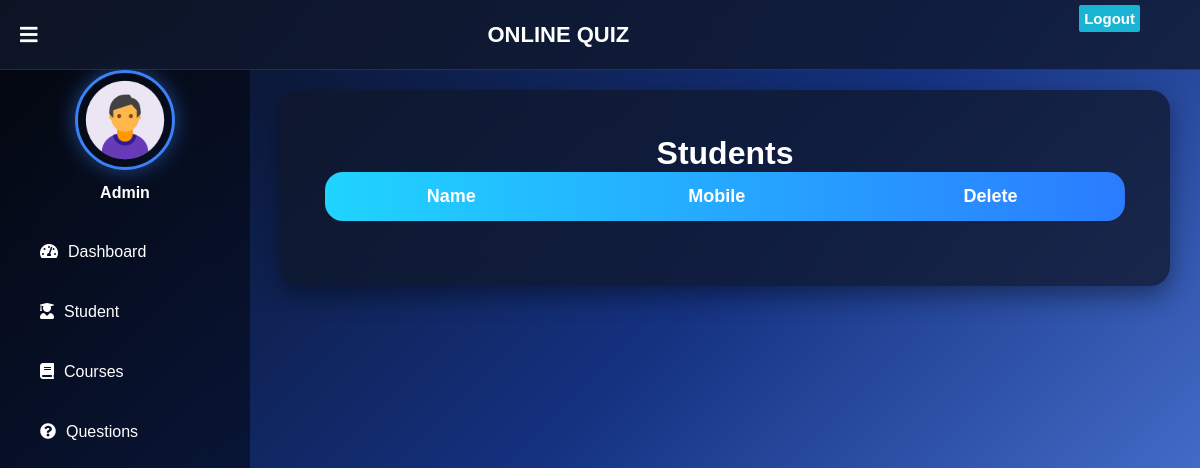
/admin-view-student (signed in), run on an earlier commit of the app's database.
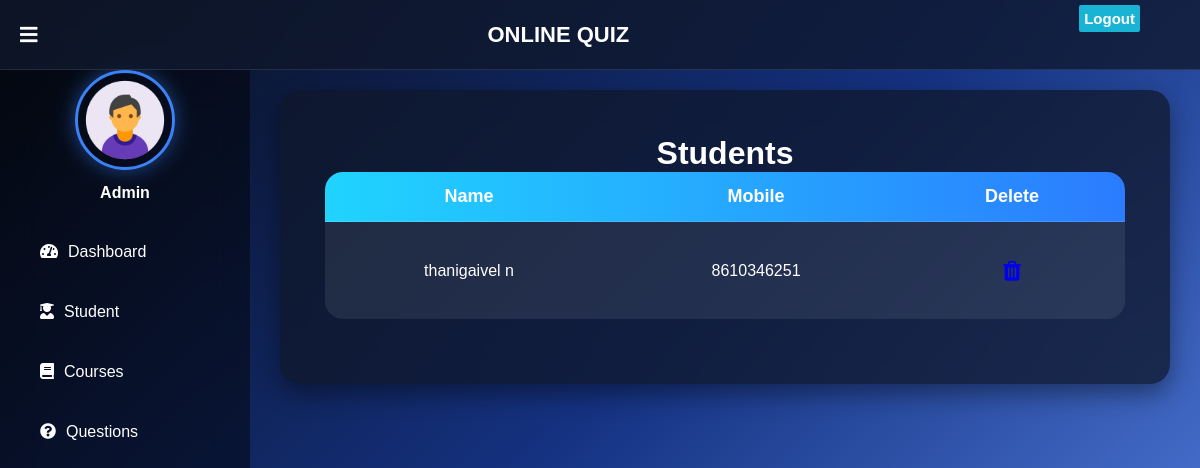
And on a later commit of the database.
### student/models.py (models this page shows, shortened)
class Student(models.Model):
    user=models.OneToOneField(User,on_delete=models.CASCADE)
    profile_pic= models.ImageField(upload_to='profile_pic/Student/',null=True,blank=True,default="")
    address = models.CharField(max_length=40,blank=True,null=True)
    mobile = models.CharField(max_length=20,null=False)
    @property
    def get_name(self):
        return self.user.first_name+" "+self.user.last_name

### quiz/views.py (the view)
# urls.py: path('admin-view-student', views.admin_view_student_view, name='admin-view-student'),
@login_required(login_url='adminlogin')
@user_passes_test(is_admin)
def admin_view_student_view(request):
    students= SMODEL.Student.objects.all()
    return render(request,'quiz/admin_view_student.html',{'students':students})

### quiz/views.py (called while the page is built)
def is_admin(user):
    return user.is_superuser

### templates/quiz/admin_view_student.html (shortened to what this page needs)
{% extends 'quiz/adminbase.html' %}
{% block content %}
{%load static%}
<head>
</head>
<div class="container-fluid">
  <div class="row">
    <div class="col-lg-8 col-md-10 mx-auto">
  <div class="panel panel-primary">
    <div class="panel-heading">
      <div class="student-card">
      <h4 class="text-center" style="text-align: center;">Students</h4>
    </div>
    <table class="table table-bordered table-hover text-center">
      </div>
      <thead>
       <tr>
    <th style="text-align:center;">Name</th>
    <th style="text-align:center;">Mobile</th>
    <th style="text-align:center;">Delete</th>
</tr>
      </thead>
     <tbody>
{% for t in students %}
<tr>
    <td>{{ t.get_name }}</td>
    <td>{{ t.mobile }}</td>
    <td>
    <a href="{% url 'delete-student' t.id %}" class="btn btn-danger">
        <i class="fa fa-trash"></i>
    </a>
</td>
</tr>
{% endfor %}
</tbody>
  </div>
</div>
</div>
</div>
{% endblock content %}

What changed in the data, as far as the page shows it:
added Student: get_name "thanigaivel n", mobile "8610346251"
